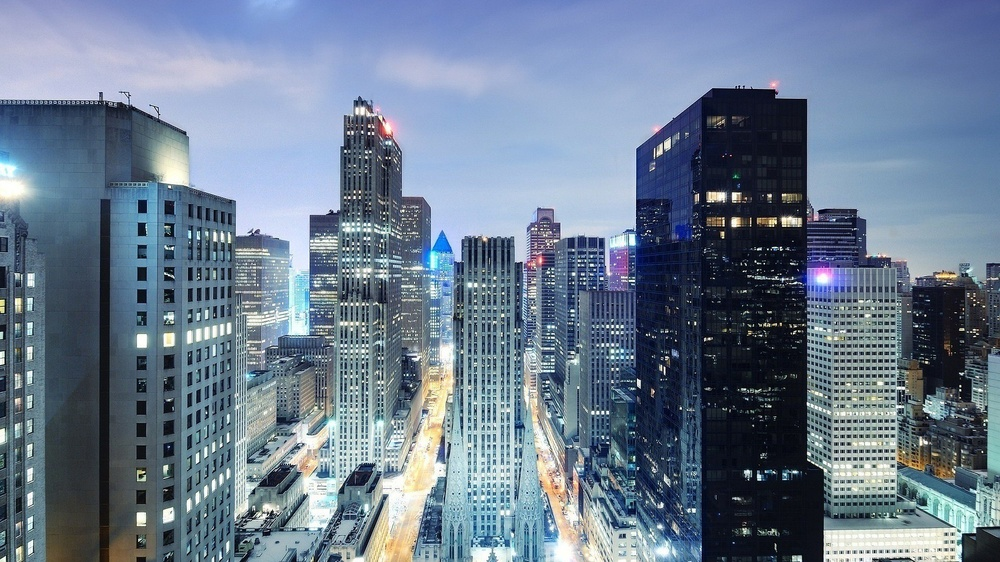
#> input picture HW2/img.jpg, 1000 x 562 px, shrunk from 1920 x 1080 before the run
$ python test.py
#> lines starting #> are read from the running program, lines starting #| are printed output that depends on the picture; after the words box and inside, x2 and y2 are one past the last pixel; in counts of white or black regions, pixels touching at a corner belong together
import numpy as np
import matplotlib.pyplot as plt
import cv2

img = cv2.imread('img.jpg', cv2.IMREAD_GRAYSCALE)
#> img: shape (562, 1000); min 0, max 255, mean 121.3

## bit-plane slicing
bit_planes = []
for i in range(8):
    plane = img%2           ## getting ith bit-value
    img //=2                ## removing last bit
    bit_planes.append(plane)
#> this loop made 8 passes
#> pass 1, `plane = img%2`:
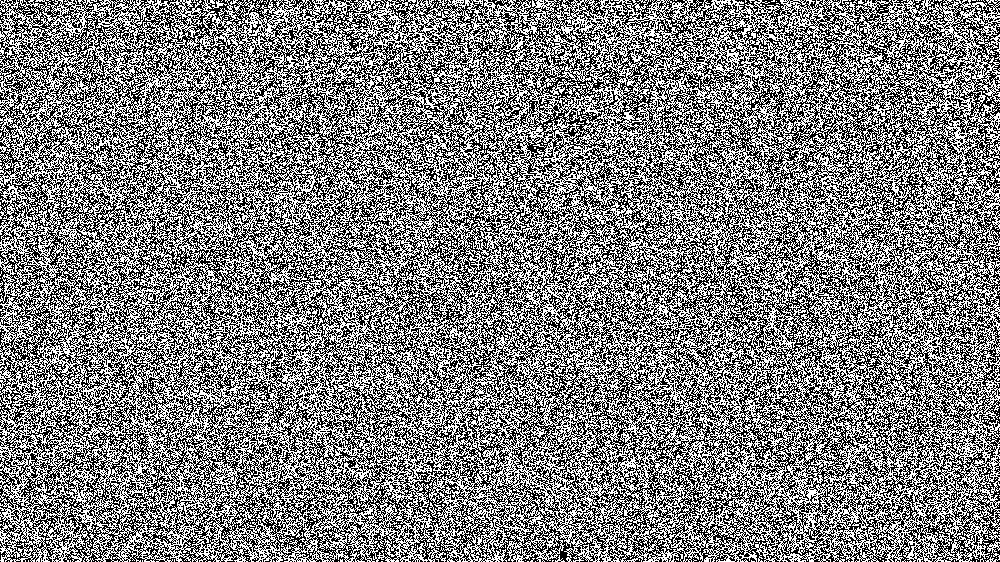
#> plane: shape (562, 1000); values 0 (black) and 1 (white), 50.1% white; black in thin lines or dots
#> pass 1, `img //=2`:
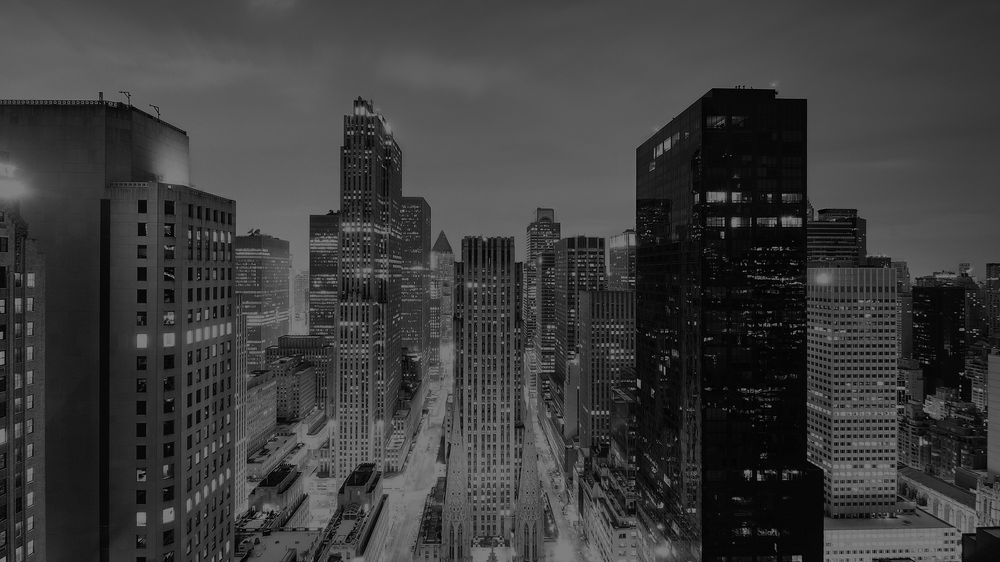
#> img: shape (562, 1000); min 0, max 127, mean 60.4
#> pass 2, `img //=2`:
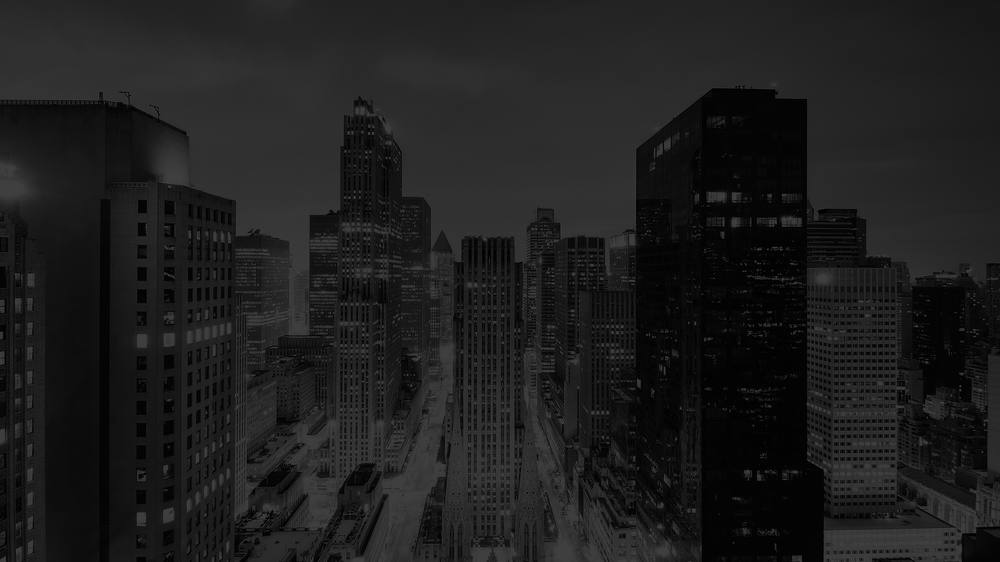
#> img: shape (562, 1000); min 0, max 63, mean 29.9
#> after the loop: img: shape (562, 1000); every value is 0
#> after the loop, bit_planes = 8 items

## reversing the order of list to get better experience as image improves by each adding bit-plane, from 7th bit to 0th bit
bit_planes.reverse()

## combining the images
combined_img = []
image = bit_planes[0]*(2**7)
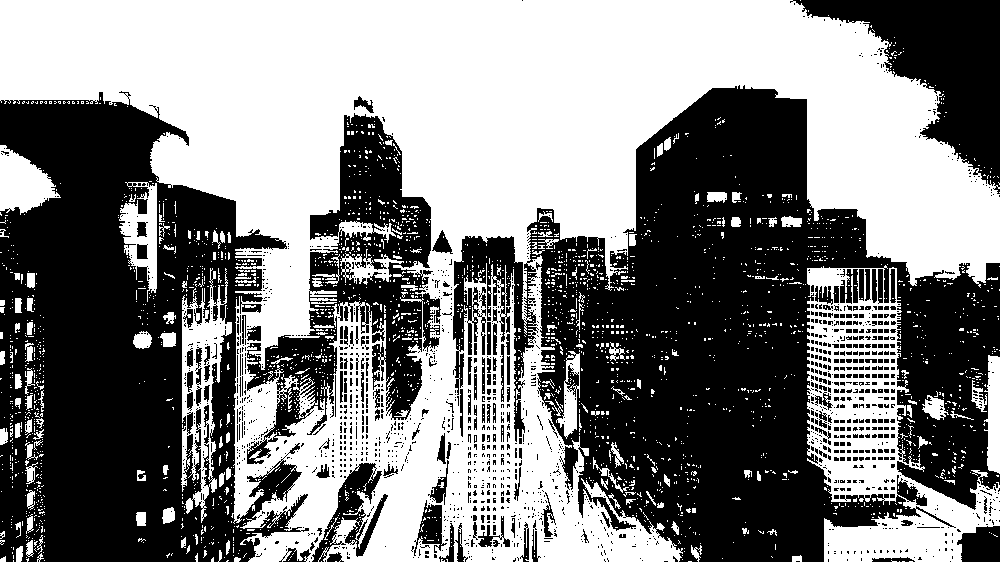
#> image: shape (562, 1000); values 0 (black) and 128 (white), 50.4% white; 1643 black regions (1457 under 20 px), largest, box (x1, y1, x2, y2) and area: (453, 85, 1000, 562) 127245, (0, 91, 309, 562) 89279, (247, 113, 441, 464) 23423
combined_img.append(image)        ## scaling the image for more visibility
for i in range(1,8):
    image = image + bit_planes[i]*(2**(7-i))
    scaled_img = cv2.normalize(image, None,0,255,cv2.NORM_MINMAX)  ## scaling the image for more visibility
    combined_img.append(scaled_img)
#> this loop made 7 passes
#> pass 1, `image = image + bit_planes[i]*(2**(7-i))`:
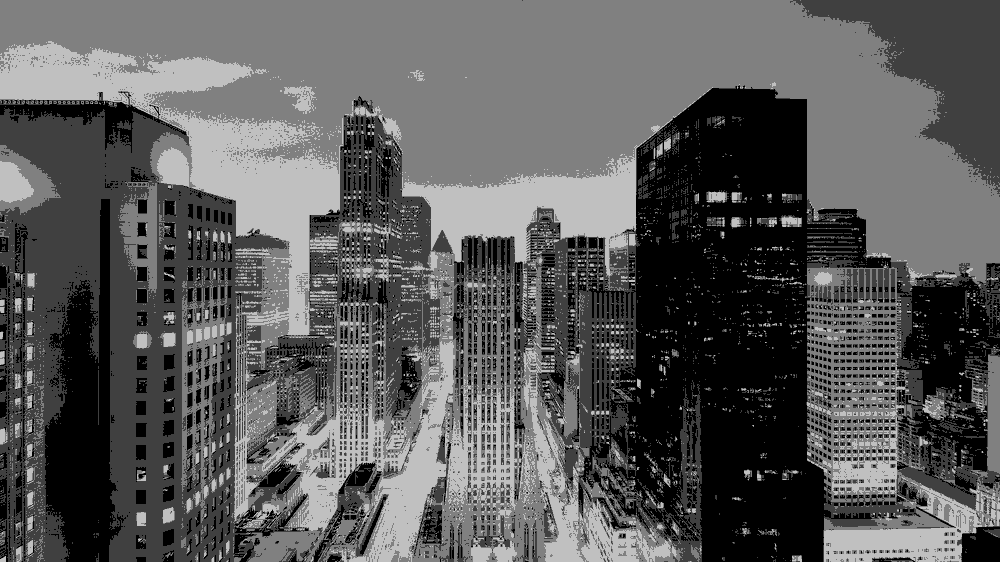
#> image: shape (562, 1000); min 0, max 192, mean 90.7
#> pass 2, `scaled_img = cv2.normalize(image, None,0,255,cv2.NORM_MINMAX)`:
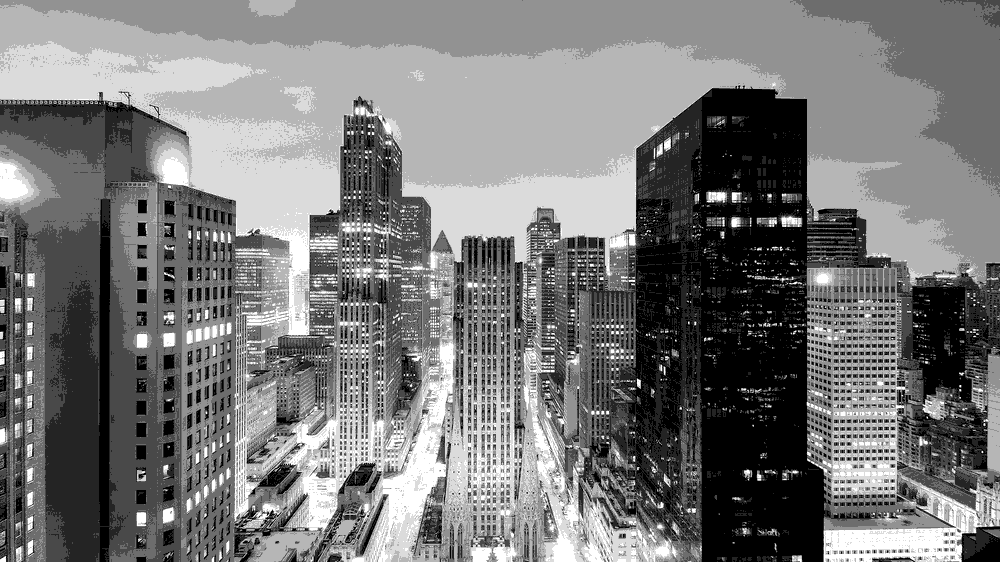
#> scaled_img: shape (562, 1000); min 0, max 255, mean 120.2
#> after the loop, combined_img = 8 items


## code for plotting the combined images

fig, axes = plt.subplots(4, 2, figsize=(12, 12))
axes = axes.ravel()
for idx, combined_image in enumerate(combined_img):
    axes[idx].imshow(combined_image, cmap='gray')
    axes[idx].set_title(f'Combined from Bit 7 to Bit {7-idx}')
    axes[idx].axis('off')
plt.tight_layout()
plt.savefig('combined_images.png')
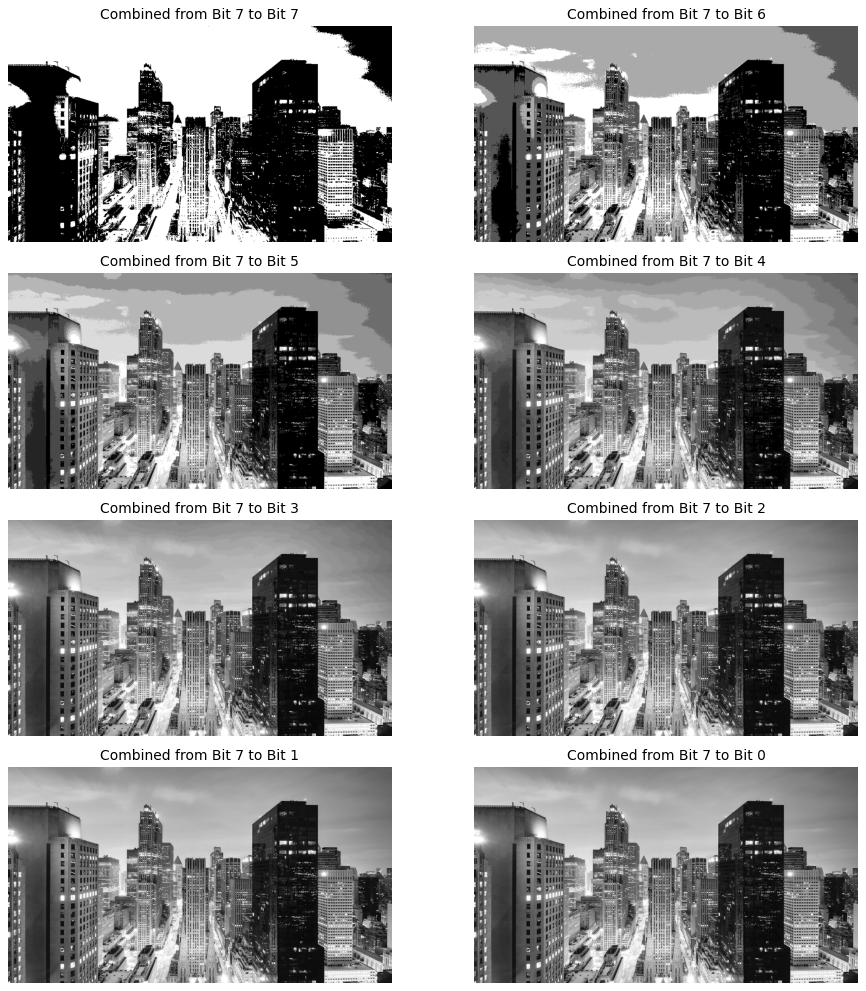
#> figure drawn by matplotlib, 8 panels
# plt.show()

h, w = img.shape
#> h = 562; w = 1000
video = cv2.VideoWriter('210288.avi', cv2.VideoWriter_fourcc(*'XVID'), 1, (w, h), isColor=False)

for image in combined_img:
    video.write(image)

video.release()
